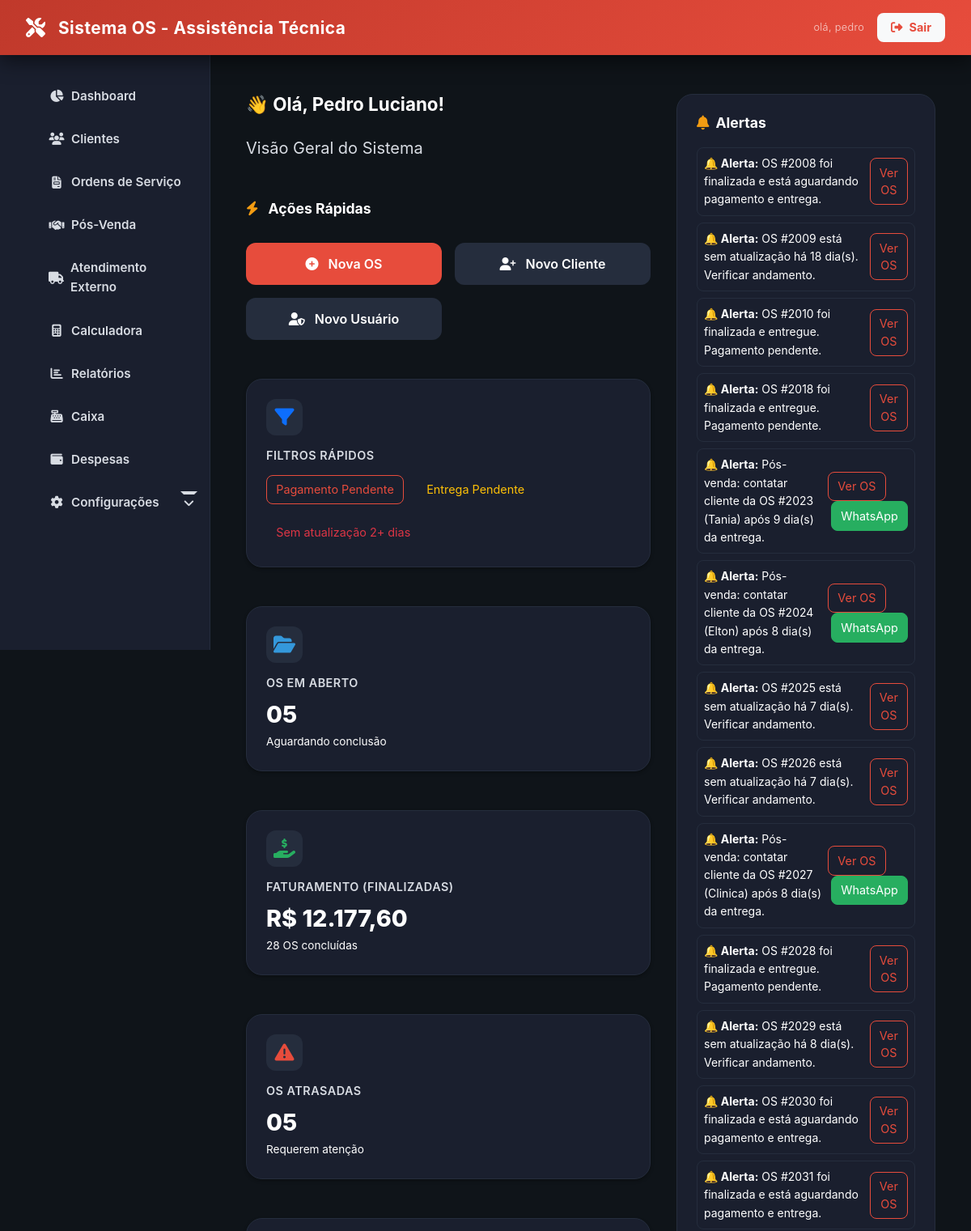
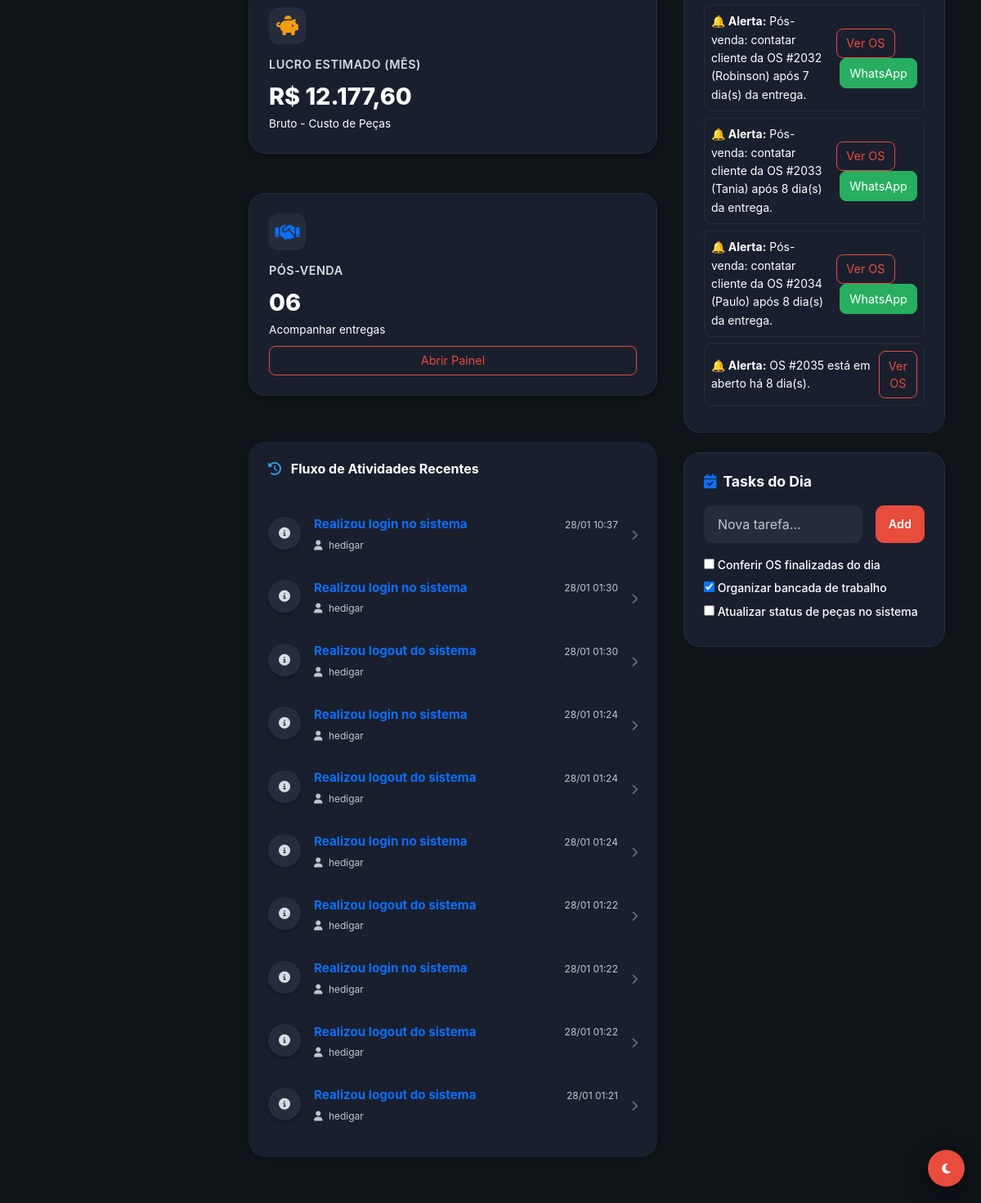
Page /dashboard (signed in) on the committed database (2 pictures, top to bottom).
### tables this page shows
CREATE TABLE `logs` (
  `id` int NOT NULL,
  `usuario_id` int DEFAULT NULL,
  `acao` varchar(150) DEFAULT NULL,
  `referencia` varchar(150) DEFAULT NULL,
  `ip_address` varchar(45) DEFAULT NULL,
  `user_agent` text,
  `dados_anteriores` longtext,
  `dados_novos` longtext,
  `created_at` timestamp NULL DEFAULT CURRENT_TIMESTAMP
);

CREATE TABLE `usuarios` (
  `id` int NOT NULL,
  `nome` varchar(100) NOT NULL,
  `email` varchar(100) NOT NULL,
  `senha` varchar(255) NOT NULL,
  `nivel_acesso` varchar(50) NOT NULL,
  `trocar_senha` tinyint(1) DEFAULT '1',
  `ativo` tinyint(1) DEFAULT '1',
  `created_at` timestamp NULL DEFAULT CURRENT_TIMESTAMP
);

CREATE TABLE `ordens_servico` (
  `id` int NOT NULL,
  `cliente_id` int NOT NULL,
  `equipamento_id` int DEFAULT NULL,
  `defeito_relatado` text NOT NULL,
  `laudo_tecnico` text,
  `valor_total_produtos` decimal(10,2) DEFAULT '0.00',
  `valor_total_servicos` decimal(10,2) DEFAULT '0.00',
  `valor_total_os` decimal(10,2) DEFAULT '0.00',
  `valor_desconto` decimal(10,2) DEFAULT '0.00',
  `status_atual_id` int NOT NULL,
  `status_pagamento` enum('pendente','pago','parcial') DEFAULT 'pendente',
  `status_entrega` enum('nao_entregue','entregue') DEFAULT 'nao_entregue',
  `ativo` tinyint(1) DEFAULT '1',
  `created_at` timestamp NULL DEFAULT CURRENT_TIMESTAMP,
  `updated_at` timestamp NULL DEFAULT NULL
);

### app/Views/dashboard/index.php (the view, shortened to what the rows shown need)
<?php
require_once __DIR__ . '/../layout/main.php';
?>
<div class="container">
    <div class="dashboard-grid">
        <div class="main-content-area">
            <div class="mb-5">
                <h1 class="fw-bold">👋 Olá, <?php echo htmlspecialchars($user['nome'] ?? 'Usuário'); ?>!</h1>
                <p class="text-secondary fs-5">
                    <?php
                    if (Auth::isAdmin()) echo "Visão Geral do Sistema";
                    elseif (Auth::isTecnico()) echo "Painel de Manutenção e Ordens";
                    else echo "Painel de Atendimento e Recepção";
                    ?>
                </p>
            </div>
            <div class="mb-5">
                <h2 class="mb-4 fw-bold"><i class="fas fa-bolt text-warning me-2"></i> Ações Rápidas</h2>
                <div class="quick-actions">
                    <a href="<?php echo BASE_URL; ?>ordens/form" class="btn btn-primary">
                        <i class="fas fa-plus-circle"></i> Nova OS
                    </a>
                    <a href="<?php echo BASE_URL; ?>clientes/criar" class="btn btn-secondary">
                        <i class="fas fa-user-plus"></i> Novo Cliente
                    </a>
                    <?php if (Auth::isAdmin()): ?>
                        <a href="<?php echo BASE_URL; ?>usuarios/criar" class="btn btn-secondary">
                            <i class="fas fa-user-shield"></i> Novo Usuário
                        </a>
                    <?php endif; ?>
                </div>
            </div>
            <div class="dashboard-cards">
                <div class="card stat-card">
                    <div>
                        <div class="stat-icon"><i class="fas fa-filter text-primary"></i></div>
                        <h2>Filtros Rápidos</h2>
                    </div>
                    <div class="d-flex flex-wrap gap-2 mt-2">
                        <a href="<?php echo BASE_URL; ?>ordens?status_pagamento=pendente" class="btn btn-outline-primary btn-sm">Pagamento Pendente</a>
                        <a href="<?php echo BASE_URL; ?>ordens?status_entrega=nao_entregue" class="btn btn-outline-warning btn-sm">Entrega Pendente</a>
                        <a href="<?php echo BASE_URL; ?>ordens?sem_atualizacao_dias=2" class="btn btn-outline-danger btn-sm">Sem atualização 2+ dias</a>
                    </div>
                </div>
                <div class="card stat-card">
                    <div>
                        <div class="stat-icon"><i class="fas fa-folder-open text-info"></i></div>
                        <h2>OS em Aberto</h2>
                    </div>
                    <div>
                        <p class="card-value info-text"><?php echo str_pad($stats['total_abertas'], 2, '0', STR_PAD_LEFT); ?></p>
                        <p class="fs-sm text-muted m-0">Aguardando conclusão</p>
                    </div>
                </div>
                <?php if (Auth::isAdmin()): ?>
                    <div class="card stat-card">
                        <div>
                            <div class="stat-icon"><i class="fas fa-hand-holding-usd text-success"></i></div>
                            <h2>Faturamento (Finalizadas)</h2>
                        </div>
                        <div>
                            <p class="card-value success-text">R$ <?php echo number_format($stats['valor_finalizadas'], 2, ',', '.'); ?></p>
                            <p class="fs-sm text-muted m-0"><?php echo $stats['total_finalizadas']; ?> OS concluídas</p>
                        </div>
                    </div>
                <?php endif; ?>
                <div class="card stat-card">
                    <div>
                        <div class="stat-icon"><i class="fas fa-exclamation-triangle text-danger"></i></div>
                        <h2>OS Atrasadas</h2>
                    </div>
                    <div>
                        <p class="card-value danger-text"><?php echo str_pad($stats['total_atrasadas'], 2, '0', STR_PAD_LEFT); ?></p>
                        <p class="fs-sm text-muted m-0">Requerem atenção</p>
                    </div>
                </div>
                <?php if (Auth::isAdmin()): ?>
                    <div class="card stat-card">
                        <div>
                            <div class="stat-icon"><i class="fas fa-piggy-bank text-warning"></i></div>
                            <h2>Lucro Estimado (Mês)</h2>
                        </div>
                        <div>
                            <p class="card-value warning-text">R$ <?php echo number_format($stats['lucro_mes'], 2, ',', '.'); ?></p>
                            <p class="fs-sm text-muted m-0">Bruto - Custo de Peças</p>
                        </div>
                    </div>
                <?php endif; ?>
                <?php
                    $posVendaCount = 0;
                    if (!empty($alertas)) {
                        foreach ($alertas as $a) {
                            if (($a['tipo'] ?? '') === 'pos_venda') $posVendaCount++;
                        }
                    }
                ?>
                <div class="card stat-card">
                    <div>
                        <div class="stat-icon"><i class="fas fa-handshake text-primary"></i></div>
                        <h2>Pós-Venda</h2>
                    </div>
                    <div>
                        <p class="card-value warning-text"><?php echo str_pad($posVendaCount, 2, '0', STR_PAD_LEFT); ?></p>
                        <p class="fs-sm text-muted m-0">Acompanhar entregas</p>
                    </div>
                    <a href="<?php echo BASE_URL; ?>pos-venda" class="btn btn-outline-primary btn-sm mt-2">Abrir Painel</a>
                </div>
            </div>
            <div class="card border-0 shadow-sm p-4" style="border-radius: 20px; background: var(--bg-secondary);">
    <h3 class="mb-4 fw-bold"><i class="fas fa-history text-info me-2"></i> Fluxo de Atividades Recentes</h3>
    <div class="activity-feed">
        <?php if (empty($atividades)): ?>
            <p class="text-muted text-center py-4">Nenhuma atividade registrada recentemente.</p>
        <?php else: ?>
            <div class="list-group list-group-flush bg-transparent">
                <?php foreach ($atividades as $log): ?>
                    <?php
                        $acao = $log['acao'] ?? '';
                        $link = "#";
                    ?>
                    <a href="<?php echo $link; ?>" class="list-group-item list-group-item-action bg-transparent border-0 px-0 py-3 d-flex align-items-start gap-3">
                        <div class="activity-icon bg-tertiary rounded-circle d-flex align-items-center justify-content-center" style="width: 40px; height: 40px; flex-shrink: 0;">
                            <?php
                                if (strpos($acao, 'Criou') !== false) echo '<i class="fas fa-plus text-success"></i>';
                                elseif (strpos($acao, 'Excluiu') !== false) echo '<i class="fas fa-trash text-danger"></i>';
                                elseif (strpos($acao, 'Atualizou') !== false) echo '<i class="fas fa-edit text-warning"></i>';
                                elseif (strpos($acao, 'Status') !== false) echo '<i class="fas fa-sync text-info"></i>';
                                else echo '<i class="fas fa-info-circle text-secondary"></i>';
                            ?>
                        </div>
                        <div class="flex-grow-1">
                            <div class="d-flex justify-content-between align-items-center mb-1">
                                <h6 class="mb-0 fw-bold text-primary" style="font-size: 0.95rem;">
                                    <?php echo htmlspecialchars($acao); ?>
                                </h6>
                                <small class="text-muted" style="font-size: 0.75rem;">
                                    <?php echo isset($log['created_at']) ? date('d/m H:i', strtotime($log['created_at'])) : '--/--'; ?>
                                </small>
                            </div>
                            <small class="text-muted" style="font-size: 0.75rem;">
                                <i class="fas fa-user me-1"></i> <?php echo htmlspecialchars($log['usuario_nome'] ?? 'Sistema'); ?>
                            </small>
                        </div>
                        <div class="align-self-center">
                            <i class="fas fa-chevron-right text-muted opacity-50" style="font-size: 0.8rem;"></i>
                        </div>
                    </a>
                <?php endforeach; ?>
            </div>
        <?php endif; ?>
    </div>
</div>
        </div>
        <aside class="tasks-sidebar-content">
            <div class="tasks-section">
                <h3><i class="fas fa-bell text-warning"></i> Alertas</h3>
                <div id="alerts-container">
                    <?php if (empty($alertas)): ?>
                        <div class="text-muted fs-sm p-3 text-center border rounded-3 border-dashed">
                            Nenhum alerta crítico no momento.
                        </div>
                    <?php else: ?>
                        <?php foreach ($alertas as $alerta): ?>
                            <div class="alert-item mb-2 p-2 rounded-3 border">
                                <div class="d-flex justify-content-between align-items-center">
                                    <div>
                                        <strong>🔔 Alerta:</strong>
                                        <?php echo htmlspecialchars($alerta['mensagem'] ?? ''); ?>
                                    </div>
                                    <div class="ms-2">
                                        <?php if (!empty($alerta['os_id'])): ?>
                                            <a href="<?php echo BASE_URL; ?>ordens/view?id=<?php echo (int)$alerta['os_id']; ?>" class="btn btn-sm btn-outline-primary">
                                                Ver OS
                                            </a>
                                        <?php endif; ?>
                                        <?php
                                            $isPosVenda = ($alerta['tipo'] ?? '') === 'pos_venda';
                                            $telefone = preg_replace('/\D+/', '', $alerta['cliente_telefone'] ?? '');
                                            if ($isPosVenda && !empty($telefone)) {
                                                $nomeCli = $alerta['cliente_nome'] ?? '';
                                                $msg = "Olá {$nomeCli}, tudo bem? Sobre a OS #{$alerta['os_id']}, gostaríamos de saber como está o equipamento e sua experiência. Seu feedback é importante.";
                                                $wa = "https://wa.me/55{$telefone}?text=" . urlencode($msg);
                                                echo '<a href="' . $wa . '" target="_blank" class="btn btn-sm btn-success ms-1">WhatsApp</a>';
                                            }
                                        ?>
                                    </div>
                                </div>
                            </div>
                        <?php endforeach; ?>
                    <?php endif; ?>
                </div>
            </div>
            <div class="tasks-section">
                <h3><i class="fas fa-calendar-check text-primary"></i> Tasks do Dia</h3>
                <div class="d-flex gap-2 mb-3">
                    <input type="text" id="new-task-input" class="form-control" placeholder="Nova tarefa..." style="border-radius: 10px;">
                    <button id="add-task-btn" class="btn btn-primary btn-sm" style="border-radius: 10px; padding: 0 15px;">Add</button>
                </div>
                <div id="task-list">
                </div>
            </div>
        </aside>
    </div>
</div>

### app/Core/Router.php (shortened to what the rows shown need)
<?php
class Router
{
    protected array $routes = [];
    public function add(string $method, string $uri, string $controller): void
    {
        $this->routes[] = [
            'uri' => trim($uri, '/'),
            'controller' => $controller,
            'method' => strtoupper($method),
        ];
    }
    public function dispatch(string $uri, string $method): void
    {
        $uri = trim($uri, '/');
        $method = strtoupper($method);
        foreach ($this->routes as $route) {
            if ($route['uri'] === $uri && $route['method'] === $method) {
                $parts = explode('@', $route['controller']);
                $action = $parts[1] ?? 'index';
                $controller = new $controllerClass();
                $controller->$action();
                return;
            }
        }
    }
}

### rows in the picture
logs: acao "Realizou login no sistema", created_at "28/01 10:37", usuario.nome "hedigar"
logs: acao "Realizou login no sistema", created_at "28/01 01:30", usuario.nome "hedigar"
logs: acao "Realizou logout do sistema", created_at "28/01 01:30", usuario.nome "hedigar"
logs: acao "Realizou login no sistema", created_at "28/01 01:24", usuario.nome "hedigar"
logs: acao "Realizou logout do sistema", created_at "28/01 01:24", usuario.nome "hedigar"
logs: acao "Realizou login no sistema", created_at "28/01 01:24", usuario.nome "hedigar"
logs: acao "Realizou logout do sistema", created_at "28/01 01:22", usuario.nome "hedigar"
logs: acao "Realizou login no sistema", created_at "28/01 01:22", usuario.nome "hedigar"
logs: acao "Realizou logout do sistema", created_at "28/01 01:22", usuario.nome "hedigar"
logs: acao "Realizou logout do sistema", created_at "28/01 01:21", usuario.nome "hedigar"
ordens_servico: mensagem "OS #2008 foi finalizada e está aguardando pagamento e entrega."
ordens_servico: mensagem "OS #2009 está sem atualização há 18 dia(s). Verificar andamento."
ordens_servico: mensagem "OS #2010 foi finalizada e entregue. Pagamento pendente."
ordens_servico: mensagem "OS #2018 foi finalizada e entregue. Pagamento pendente."
ordens_servico: mensagem "Pós-venda: contatar cliente da OS #2023 (Tania) após 9 dia(s) da entrega."
ordens_servico: mensagem "Pós-venda: contatar cliente da OS #2024 (Elton) após 8 dia(s) da entrega."
ordens_servico: mensagem "OS #2025 está sem atualização há 7 dia(s). Verificar andamento."
ordens_servico: mensagem "OS #2026 está sem atualização há 7 dia(s). Verificar andamento."
ordens_servico: mensagem "Pós-venda: contatar cliente da OS #2027 (Clinica) após 8 dia(s) da entrega."
ordens_servico: mensagem "OS #2028 foi finalizada e entregue. Pagamento pendente."
ordens_servico: mensagem "OS #2029 está sem atualização há 8 dia(s). Verificar andamento."
ordens_servico: mensagem "OS #2030 foi finalizada e está aguardando pagamento e entrega."
ordens_servico: mensagem "OS #2031 foi finalizada e está aguardando pagamento e entrega."
ordens_servico: mensagem "Pós-venda: contatar cliente da OS #2032 (Robinson) após 7 dia(s) da entrega."
ordens_servico: mensagem "Pós-venda: contatar cliente da OS #2033 (Tania) após 8 dia(s) da entrega."
ordens_servico: mensagem "Pós-venda: contatar cliente da OS #2034 (Paulo) após 8 dia(s) da entrega."
ordens_servico: mensagem "OS #2035 está em aberto há 8 dia(s)."

### other values in the picture
str_pad($stats['total_abertas'], 2, '0', STR_PAD_LEFT) "05"
$stats['valor_finalizadas'] "12.177,60"
$stats['total_finalizadas'] "28"
str_pad($stats['total_atrasadas'], 2, '0', STR_PAD_LEFT) "05"
$stats['lucro_mes'] "12.177,60"
str_pad($posVendaCount, 2, '0', STR_PAD_LEFT) "06"
